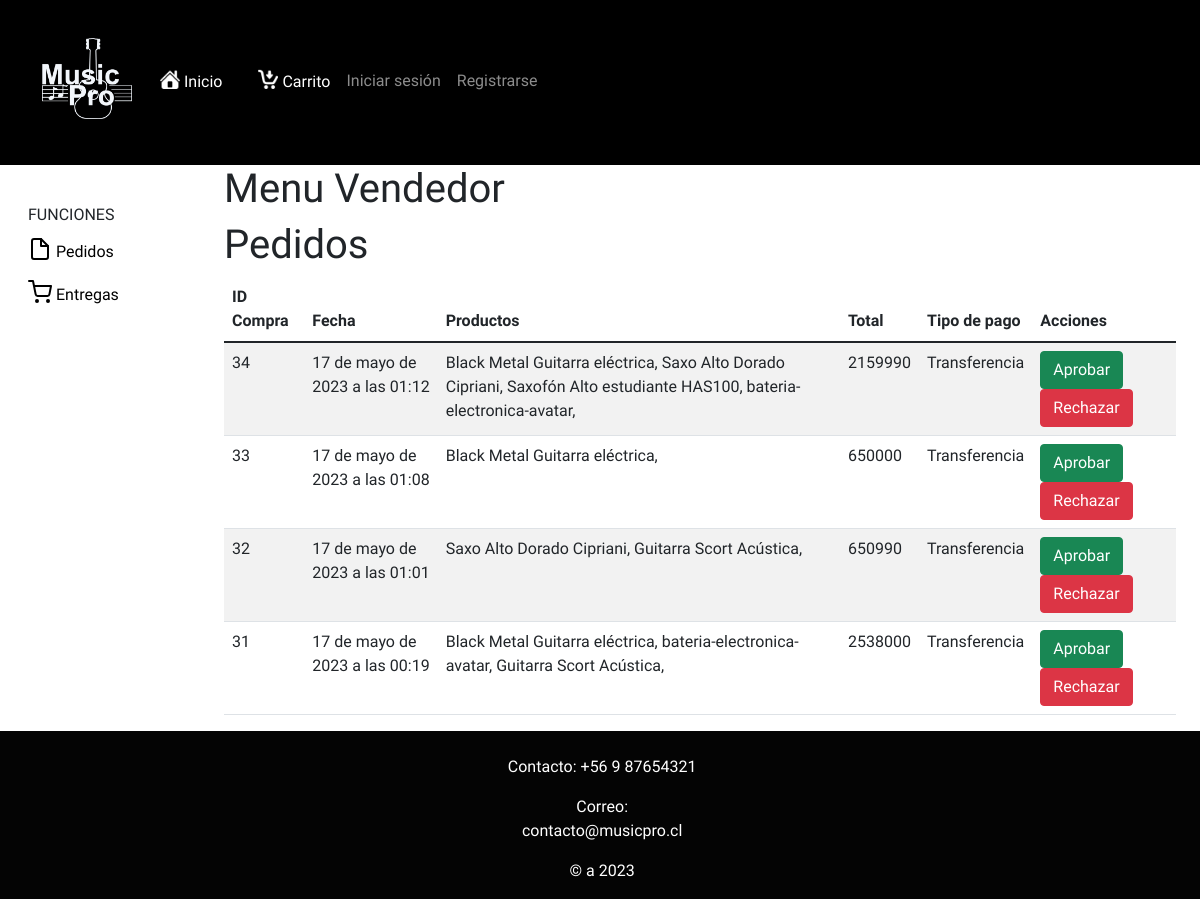
Before: /vendedor/ with the older database file.
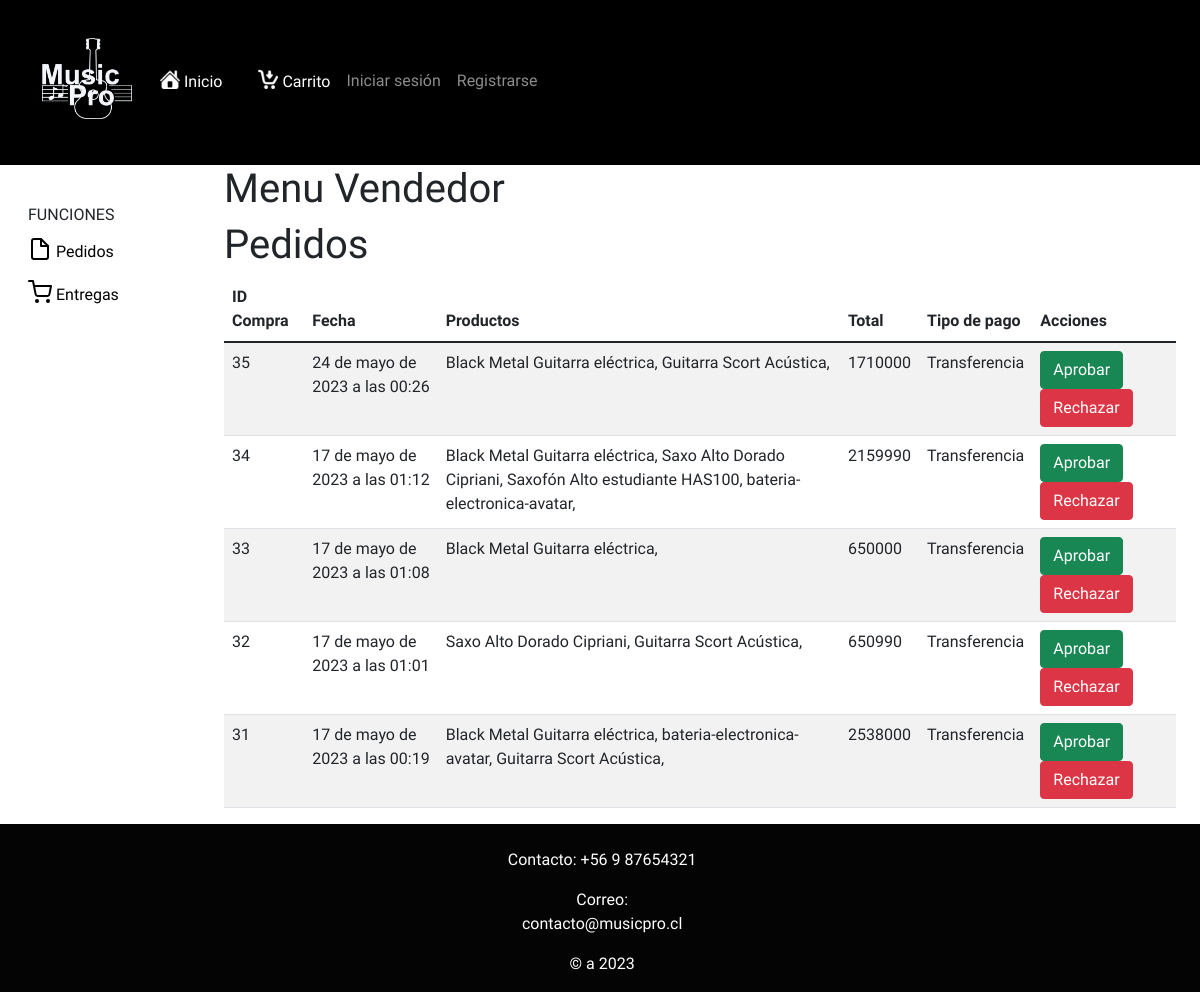
After: the same page with the newer database file.
### core/models.py (models this page shows, shortened)
class Historial(models.Model):
    fecha = models.DateTimeField(auto_now_add=True)
    total = models.IntegerField(default=0)
    estadoPago = models.BooleanField(default=False)
    estadoEnvio = models.BooleanField(default=False)
    OPCION_1 = 'Transferencia'
    OPCION_2 = 'Transbank'
    OPCIONES_TIPO_PAGO = [
        (True, OPCION_1),
        (False, OPCION_2),
    ]
    tipoPago = models.BooleanField(choices=OPCIONES_TIPO_PAGO, default=False)
    TIPO_1 = 'Logueado'
    TIPO_2 = 'Invitado'
    OPCIONES_TIPO_USUARIO = [
        (True, TIPO_1),
        (False, TIPO_2),
    ]
    tipoUsuario = models.BooleanField(choices=OPCIONES_TIPO_USUARIO, null=False,  default=False)
    email = models.EmailField(null=False, default='')

class Producto(models.Model):
    nombre = models.CharField(max_length=40)
    precio = models.IntegerField(default=0)
    stock = models.IntegerField(default=0)
    imagen =models.ImageField(upload_to='')
    descripcion = models.CharField(max_length=500, default='')
    idTipoProducto = models.ForeignKey(TipoProducto, on_delete=models.SET_NULL, null=True)

### core/views.py (the view)
# urls.py: path('vendedor/',vendedor, name="vendedor"),
def vendedor(request):
    contexto = {
        'compras' : Historial.objects.all().order_by('-fecha'),
        'detalle' : DetalleCompra.objects.all(),
        'producto' : Producto.objects.all()
        }
    return render(request, 'core/vendedor.html', contexto)

### core/context_processor.py (called while the page is built)
def total_carrito(request):
    total = 0
    if 'carrito' in request.session:
        for key, value in request.session["carrito"].items():
            total += int(value["acumulado"])
    return {"total_carrito":total}

### core/templates/core/vendedor.html (shortened to what this page needs)
{% extends "core/layout.html" %}
{% load static %}
{% block head %}
<link rel="stylesheet" href="{% static 'core/css/index.css' %}">
{% endblock %}
{% block content %}
<div class="container-fluid">
    <div class="row">
        <nav id="sidebarMenu" class="col-md-3 col-lg-2 d-md-block bg-body-tertiary sidebar collapse">
            <div class="position-sticky pt-3 sidebar-sticky">
                <ul class="nav flex-column">
                    <h6
                        class="sidebar-heading d-flex justify-content-between align-items-center px-3 mt-4 mb-1 text-body-secondary text-uppercase">
                        <span>Funciones</span>
                    </h6>
                    <li class="nav-item">
                        <a class="nav-link" href="#" id="btnPagos" style="color: black;">
                            Pedidos
                        </a>
                    </li>
                    <li class="nav-item">
                        <a class="nav-link" href="#" id="btnEnvios" style="color: black;">
                            Entregas
                        </a>
                    </li>
                </ul>
            </div>
        </nav>
        <main class="col-md-9 ms-sm-auto col-lg-10 px-md-4">
            <H1>Menu Vendedor</H1>
            <table class="table table-striped">
                <thead>
                    <h1>Pedidos</h1>
                    <tr>
                        <th>ID Compra</th>
                        <th>Fecha</th>
                        <th>Productos</th>
                        <th>Total</th>
                        <th>Tipo de pago</th>
                        <th>Acciones</th>
                    </tr>
                </thead>
                <tbody>
                    {% for compra in compras %}
                    <tr>
                        <td>{{ compra.id }}</td>
                        <td>{{ compra.fecha }}</td>
                        <td>
                            {% for d in detalle %}
                            {% if compra.id == d.idHistorial %}
                            {% for p in producto %}
                            {% if d.idProducto == p.id %}
                            {{ p.nombre }},
                            {% endif %}
                            {% endfor %}
                            {% endif %}
                            {% endfor %}
                        </td>
                        <td>{{ compra.total }}</td>
                        <td>{{ compra.get_tipoPago_display }}</td>
                        <td>
                            <button class="btn btn-success" data-action="aprobar"
                                data-pedido="{{ compra.id }}">Aprobar</button>
                            <button class="btn btn-danger" data-action="rechazar"
                                data-pedido="{{ compra.id }}">Rechazar</button>
                        </td>
                    </tr>
                    {% empty %}
                    <tr>
                        <td colspan="5">No se encontraron compras.</td>
                    </tr>
                    {% endfor %}
                </tbody>
            </table>
        </main>
    </div>
</div>
{% endblock %}

Changed rows visible on the page:
added Historial: id "35", fecha "24 de mayo de 2023 a las 00:26", total "1710000", tipoPago "Transferencia", Producto (nombre "Black Metal Guitarra eléctrica"), Producto (nombre "Guitarra Scort Acústica")
added DetalleCompra: Producto (nombre "Black Metal Guitarra eléctrica")
added DetalleCompra: Producto (nombre "Guitarra Scort Acústica")
